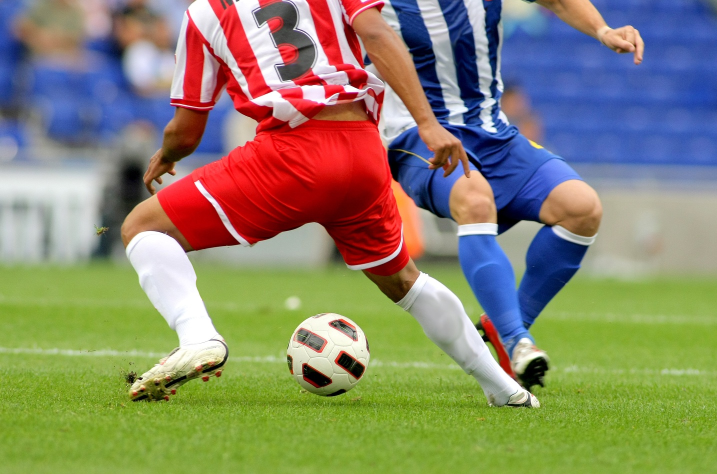
#> input picture Wk02/soccer.jpg, 1434 x 948 px (shown at 1/2 size)
$ python 1_img_edit.py
#> lines starting #> are read from the running program, lines starting #| are printed output that depends on the picture
import cv2 as cv
import sys

img=cv.imread('soccer.jpg')
#> img is the input picture: shape (948, 1434, 3); mean B, G, R 107.2, 133.3, 136.9

if img is None:
    sys.exit('파일을 찾을 수 없습니다.')

gray = cv.cvtColor(img, cv.COLOR_BGR2GRAY)  #BGR 컬러 영상을 명암 영상으로 변환
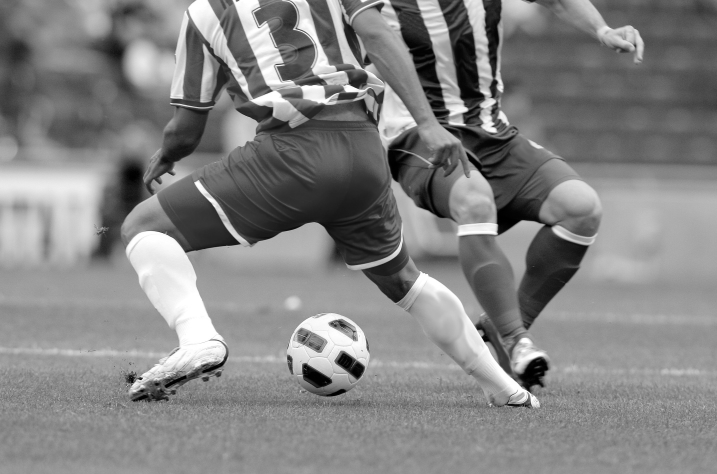
#> gray: shape (948, 1434) (shown at 1/2 size); min 0, max 255, mean 131.4
gray_resize = cv.resize(gray, dsize=(0,0), fx=0.5, fy=0.5)  # 반으로 축소
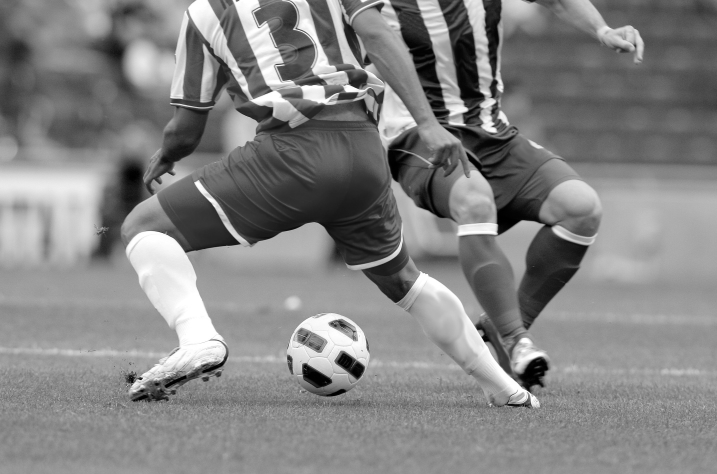
#> gray_resize: shape (474, 717); min 0, max 255, mean 131.5

cv.imwrite('soccer_gray.png', gray) # 영상을 파일에 저장
cv.imwrite('soccer_gray_resize.png', gray_resize)

cv.imshow('Color image', img)
cv.imshow('Gray image', gray)
cv.imshow('Gray image small', gray_resize)

cv.imshow('Center Half',
          img[img.shape[0]//4 : 3 * img.shape[0] // 4,
          img.shape[1]//4 : 3 * img.shape[1]//4,
          :])
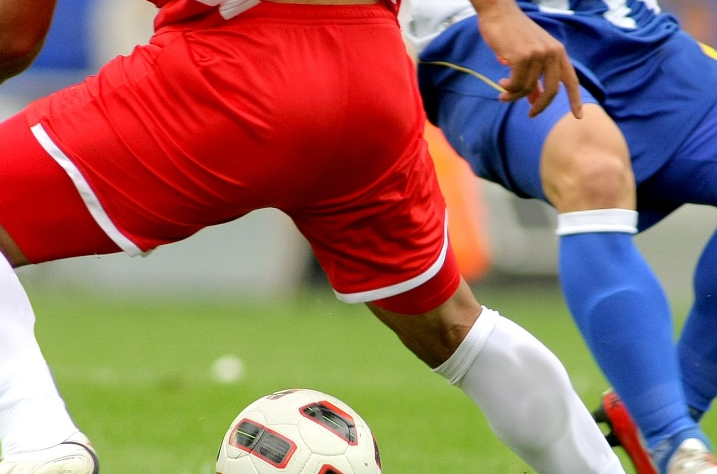
#> window 'Center Half': shape (474, 717, 3); mean B, G, R 98.5, 108.2, 149.5

cv.waitKey(0)
cv.destroyAllWindows()
cv.waitKey(30)


"""
2차원 회색조 이미지
gray.shape
Out[10]: (948, 1434)

gray_resize.shape
Out[11]: (474, 717) -> 절반으로 줄어듦을 확인 ☑️

print(gray[0,0])
109
"""
